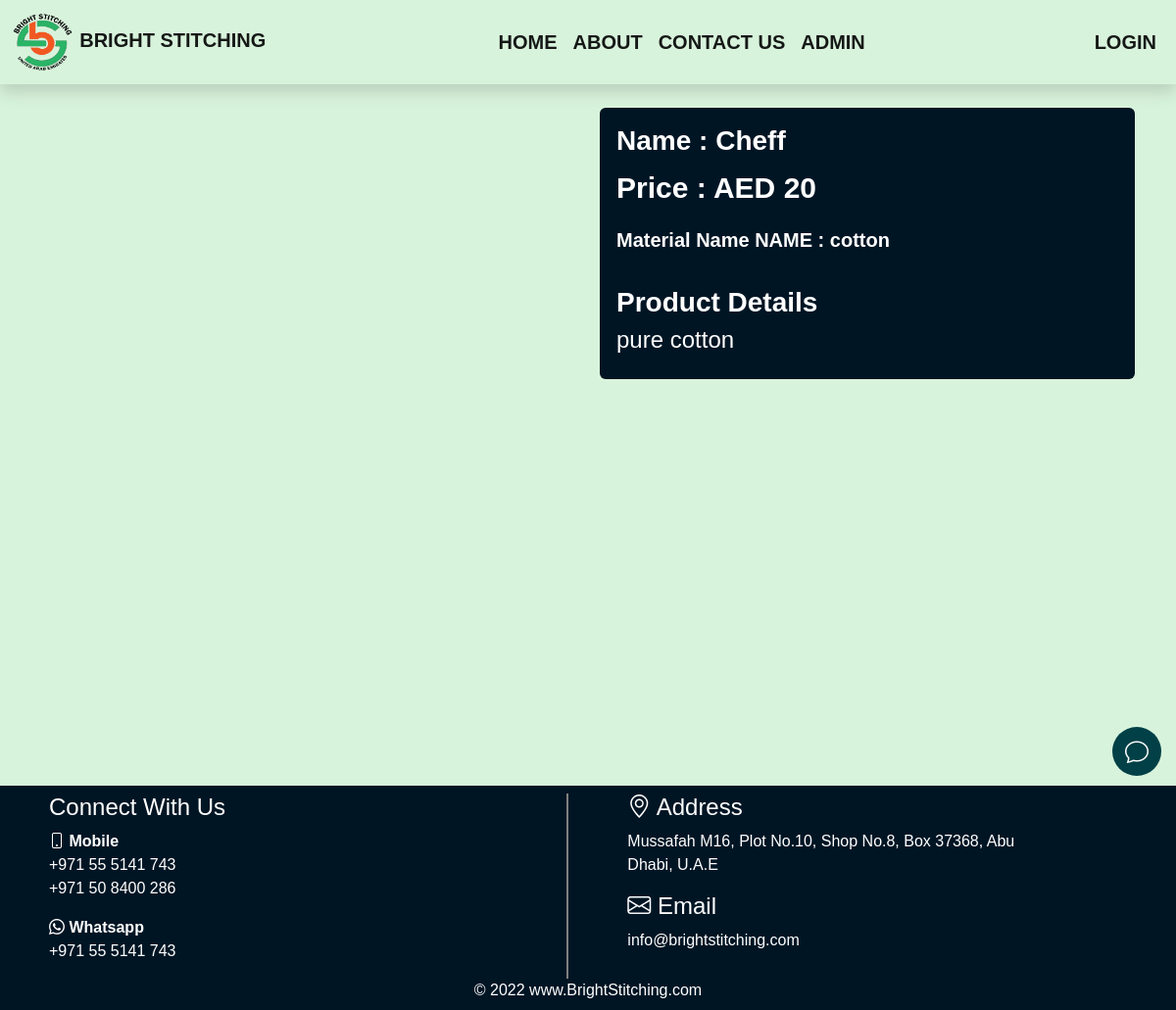
The app's page /uniform_details4, older data.
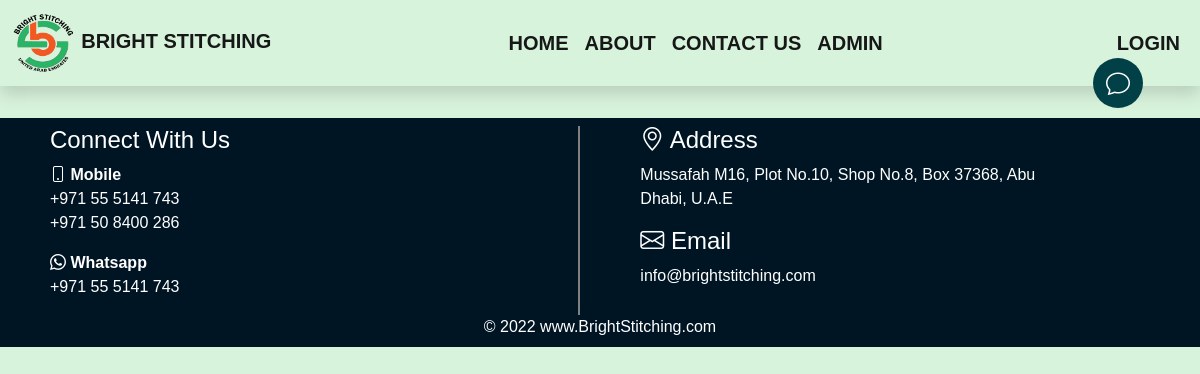
The same page, newer data.
### main/models.py (models this page shows, shortened)
class uniforms(models.Model):
    name = models.CharField(max_length=50)
    material_name = models.CharField(max_length=50)
    price = models.PositiveIntegerField()
    description = models.TextField()
    image = CloudinaryField("Uniforms")
    class Meta:
        verbose_name_plural = '3. Uniforms'

### main/views.py (the view)
# urls.py: path('uniform_details<int:id>', views.uniform_details, name='uniform_details'),
def uniform_details(request,id):
    item = uniforms.objects.filter(id=id)
    return render(request, 'main/uniform/uniform_details.html', {'item':item})

### Templates/main/uniform/uniform_details.html (shortened to what this page needs)
{% extends 'main/base.html' %}
{% load static %}
{% load cloudinary %}
    {% block content %}
    <div class="container custom-height">
        <div class="row">
            <div class="col-12 col-md-6 my-2">
                {% for data in item %}
                <div class="dress-image">
                </div>
            </div>
            <div class="col-12 col-md-6 my-5 my-md-2">
                <div class="card p-3 text-white product-card" style="background-color:#001524;">
                <h3 class="product-name">Name : {{data.name}}</h3>
                <p class="product-price">price : AED {{data.price}} </p>
                <p class="product-material-detail">Material Name NAME : {{data.material_name}} </p>
                <h3 class="mt-3"><b>Product Details  </b></h3>
                <h4>{{data.description}}</h4>
                </div>
            </div>
                {% endfor %}
        </div>
    </div>
    {% endblock content %}

Row changes from the older to the newer data that the page shows:
removed uniforms: name "Cheff", price "20", material_name "cotton", description "pure cotton"
